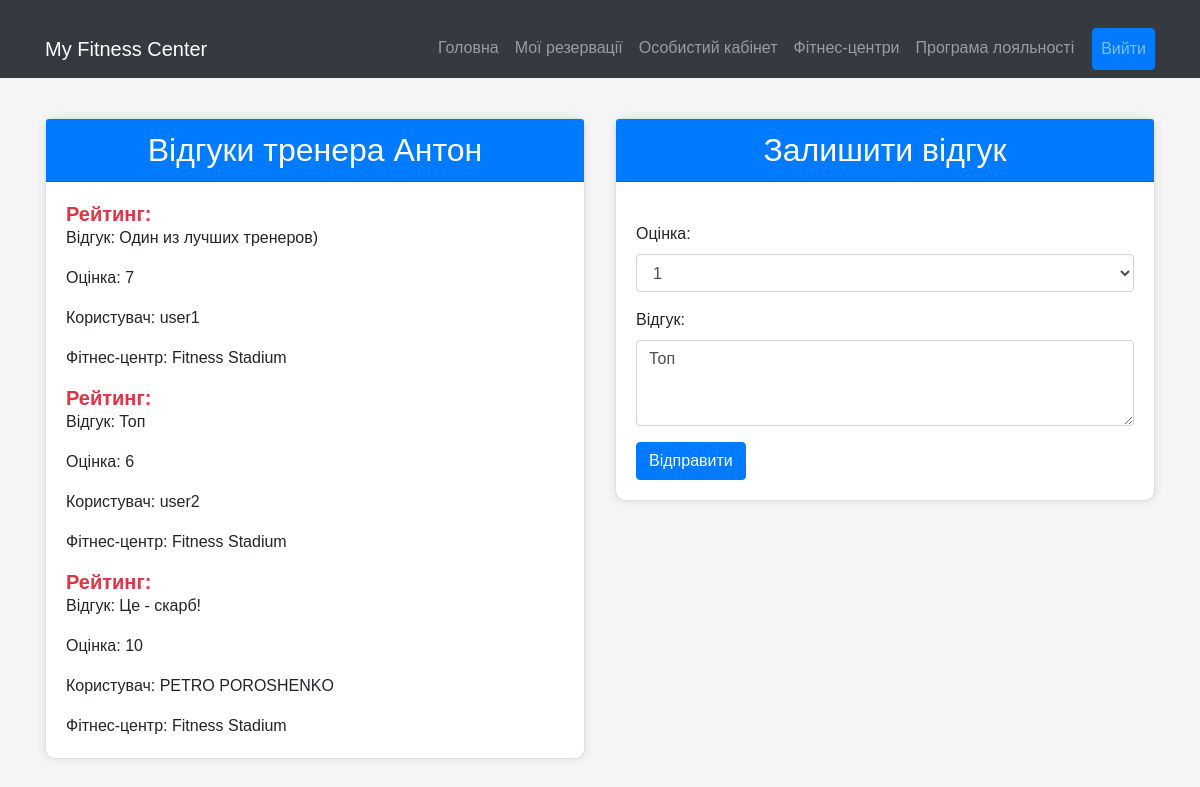
Page /fitness_center/1/trainer/1/rating (signed in) on the earlier database version.
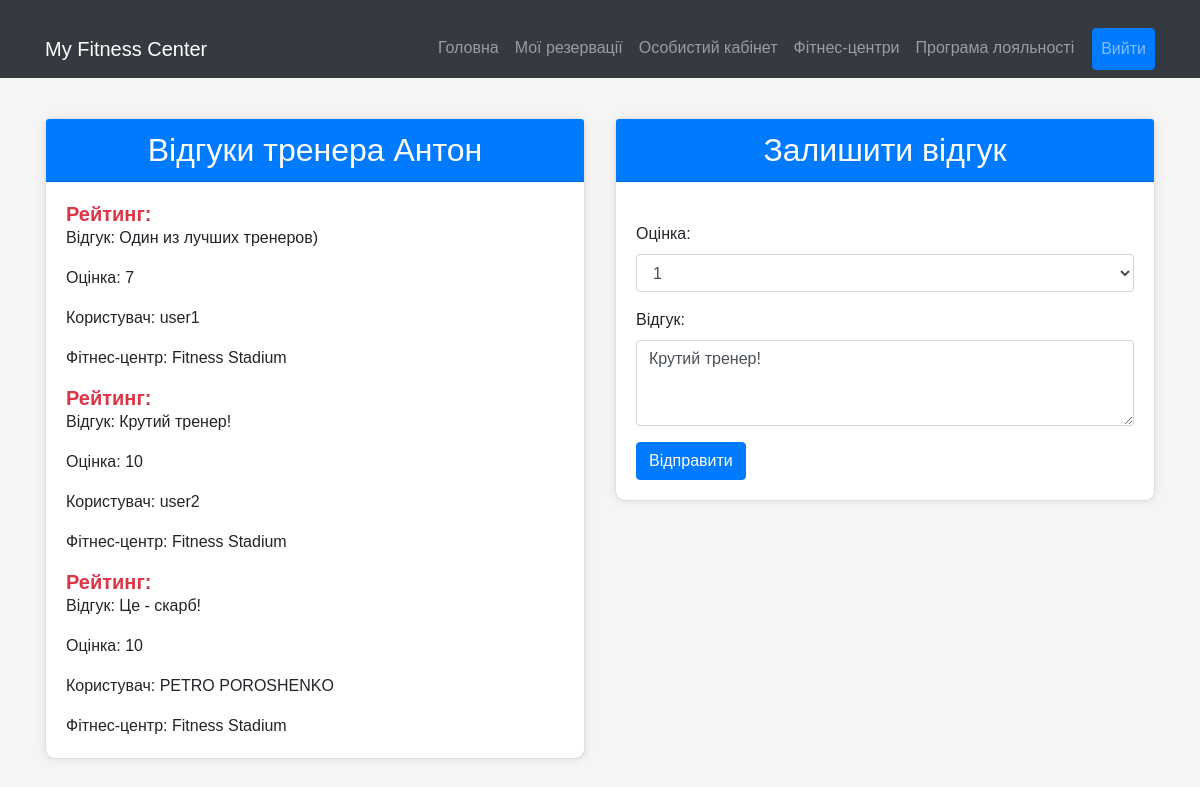
Same page on the later database version.
### project_package/models.py (models this page shows, shortened)
class Trainer(Base):
    __tablename__ = "trainer"
    id = Column(Integer, primary_key=True)
    name = Column(String(50), unique=True, nullable=False)
    gym_id = Column(Integer, ForeignKey('gym.id'))
    gym = relationship('Gym', back_populates='trainer')
    review = relationship('Review', back_populates='trainer')
    trainer_services = relationship('TrainerServices', back_populates='trainer')
    trainer_schedule = relationship('TrainerSchedule', back_populates='trainer')

class Review(Base):
    __tablename__ = "review"
    id = Column(Integer, primary_key=True)
    user_id = Column(Integer, ForeignKey('user.id'))
    trainer_id = Column(Integer, ForeignKey('trainer.id'))
    gym_id = Column(Integer, ForeignKey('gym.id'))
    points = Column(Integer)
    text = Column(String)
    gym = relationship('Gym', back_populates='review')
    trainer = relationship('Trainer', back_populates='review')
    user = relationship('User', back_populates='review')

class User(Base):
    __tablename__ = "user"
    id = Column(Integer, primary_key=True, autoincrement=True, unique=True)
    login = Column(String(50), unique=True, nullable=False)
    password = Column(String(50))
    birth_date = Column(String(50), default='1940-01-01', nullable=False)
    phone = Column(String(50))
    funds = Column(Integer, nullable=False, default=0)
    review = relationship('Review', back_populates='user')

class Gym(Base):
    __tablename__ = "gym"
    id = Column(Integer, primary_key=True)
    name = Column(String, unique=True, nullable=False)
    address = Column(String(50))
    contacts = Column(String(50))
    services = relationship("Service", back_populates="gym")
    trainer = relationship("Trainer", back_populates="gym")
    review = relationship("Review", back_populates="gym")

### app.py (the view)
@app.route('/fitness_center/<gym_id>/trainer/<trainer_id>/rating', methods=['GET', 'POST'])
@login_required
def trainer_rating(gym_id, trainer_id):
    user = session.get('user', None)
    if request.method == 'POST':
        rating = request.form.get('rating')
        review_text = request.form.get('review')
        user_review = db_session.query(Review).filter_by(user_id=user['id'], trainer_id=trainer_id).first()
        if user_review is not None:
            user_review.points = rating
            user_review.text = review_text
        else:
            new_review = Review(user_id=user['id'], trainer_id=trainer_id, gym_id=gym_id, points=int(rating),
                                text=review_text)
            db_session.add(new_review)
        db_session.commit()
        return redirect(f'/fitness_center/{gym_id}/trainer/{trainer_id}/rating')
    else:
        user_reviw = db_session.query(Review).filter_by(user_id=user['id'], trainer_id=trainer_id).first()
        trainer = db_session.query(Trainer).join(Gym, Trainer.gym_id == Gym.id).filter(Trainer.id == trainer_id).first()
        reviews = db_session.query(Review).filter_by(trainer_id=trainer_id).all()
        return render_template('trainer_rating.html', reviews=reviews, users=user, trainer=trainer,
                               user_reviw=user_reviw)

### app.py (called while the page is built)
def login_required(f):
    @wraps(f)
    def wrapper(*args, **kwargs):
        if 'user' in session:
            return f(*args, **kwargs)
        else:
            return redirect('/login')
    return wrapper

### templates/trainer_rating.html (shortened to what this page needs)
<!DOCTYPE html>
<html lang="uk">
<head>
    <link href="https://stackpath.bootstrapcdn.com/bootstrap/4.5.2/css/bootstrap.min.css" rel="stylesheet">
</head>
<body>
<nav class="navbar navbar-expand-lg navbar-dark bg-dark">
    <div class="container">
        <a class="navbar-brand" href="/">My Fitness Center</a>
        <div class="collapse navbar-collapse" id="navbarNav">
            <ul class="navbar-nav ml-auto">
                <li class="nav-item">
                    <a class="nav-link" href="/">Головна</a>
                </li>
                <li class="nav-item">
                    <a class="nav-link" href="/user/reservations">Мої резервації</a>
                </li>
                <li class="nav-item">
                    <a class="nav-link" href="/user">Особистий кабінет</a>
                </li>
                <li class="nav-item">
                    <a class="nav-link" href="/fitness_center">Фітнес-центри</a>
                </li>
                <li class="nav-item">
                    <a class="nav-link" href="/">Програма лояльності</a>
                </li>
                <li class="nav-item">
                    <a class="nav-link btn btn-primary btn-logout" href="/logout">Вийти</a>
                </li>
            </ul>
        </div>
    </div>
</nav>
<div class="container">
    <div class="row">
        <div class="col-md-6">
            <div class="card">
                <div class="card-header">
                    <h2 class="card-title mb-0">Відгуки тренера {{ trainer.name }}</h2>
                </div>
                <div class="card-body">
                    {% if reviews %}
                        <ul class="list-group">
                            {% for review in reviews %}
                                <h5 class="card-title highlight">Рейтинг: {{ trainer.rating }}</h5>
                                <p class="card-text">Відгук: {{ review.text }}</p>
                                <p class="card-text">Оцінка: {{ review.points }}</p>
                                <p class="card-text">Користувач: {{ review.user.login }}</p>
                                <p class="card-text">Фітнес-центр: {{ trainer.gym.name }}</p>
                            {% endfor %}
                        </ul>
                    {% else %}
                        <p class="card-text">Відгуки відсутні</p>
                    {% endif %}
                </div>
            </div>
        </div>
        <div class="col-md-6">
            <div class="card">
                <div class="card-header">
                    <h2 class="card-title mb-0 review-title">Залишити відгук</h2>
                </div>
                <div class="card-body review-form">
                    <form method="post">
                        <div class="form-group">
                            <label for="rating">Оцінка:</label>
                            <select class="form-control" id="rating" name="rating" required>{{ user_reviw.points }}
                                {% for i in range(1, 11) %}
                                    <option value="{{ i }}">{{ i }}</option>
                                {% endfor %}
                            </select>
                        </div>
                        <div class="form-group">
                            <label for="review">Відгук:</label>
                            <textarea class="form-control" id="review" name="review" rows="3" required>{{ user_reviw.text }}</textarea>
                        </div>
                        <button type="submit" class="btn btn-primary">Відправити</button>
                    </form>
                </div>
            </div>
        </div>
    </div>
</div>
</body>
</html>

### templates/trainer_rating.html (style rules this page uses)
body { background-color: #f5f5f5; font-family: Arial, sans-serif; }
.container { margin-top: 20px; }
.card { background-color: #fff; border-radius: 10px; box-shadow: 0px 0px 10px 0px rgba(0,0,0,0.1); margin-top: 20px; }
.card-header { background-color: #007bff; color: #fff; text-align: center; border-top-left-radius: 10px; border-top-right-radius: 10px; }
.card-title { margin-bottom: 0; }
.review-title { text-align: center; }
.review-form { margin-top: 20px; }
.highlight { color: #dc3545; font-weight: bold; }
.btn-logout { margin-left: 10px; }

Differences in the rows shown:
changed Review "user2": text "Топ" → "Крутий тренер!"; points "6" → "10"; review "Топ" → "Крутий тренер!"
